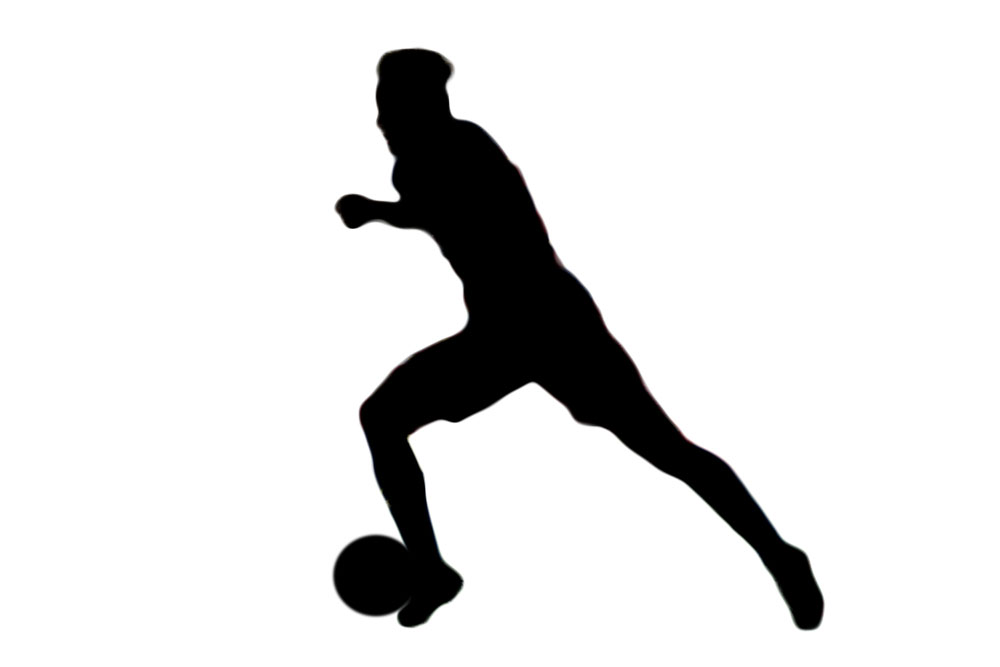
#> input picture images/neymar3.jpg, 1000 x 667 px
$ python contornos.py
#> lines starting #> are read from the running program, lines starting #| are printed output that depends on the picture; after the words box and inside, x2 and y2 are one past the last pixel; in counts of white or black regions, pixels touching at a corner belong together
import cv2
import numpy as np
import matplotlib.pyplot as plt
import pandas as pd
import ani
import os

print(os.getcwd())
im = cv2.imread('images/neymar3.jpg')
#> im is the input picture: shape (667, 1000, 3); mean B, G, R 225.7, 225.7, 225.8
imgray = cv2.cvtColor(im,cv2.COLOR_BGR2GRAY)
ret,thresh = cv2.threshold(imgray,127,255,0)
#> thresh: shape (667, 1000); 88.5% white; 1 black region
contours, hierarchy = cv2.findContours(thresh,cv2.RETR_TREE,cv2.CHAIN_APPROX_SIMPLE)
#> contours = 2 contours; box (x1, y1, x2, y2) and area: (0, 0, 1000, 667) 665334, (332, 48, 825, 631) 77764

#Darwing
cv2.drawContours(im, contours, -1, (0,255,0), 3)
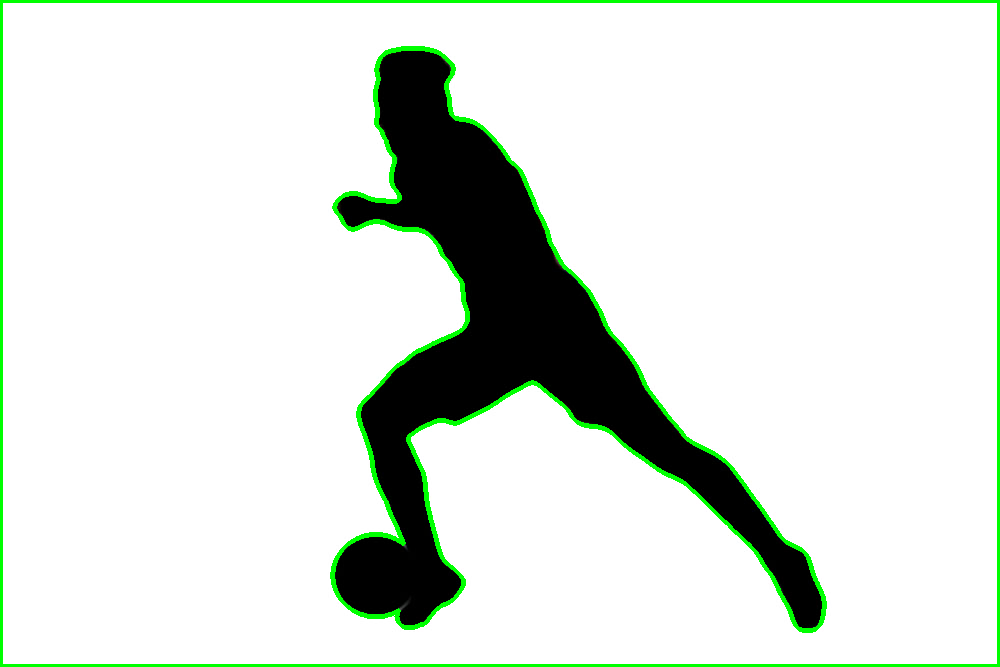
#> im: shape (667, 1000, 3); 3.13% of pixels changed, all inside (x1, y1, x2, y2) = (0, 0, 1000, 667)
cv2.imshow('image',im)
cv2.waitKey(0)
cv2.destroyAllWindows()

#> (the run stopped early here; a loop or call above may not have finished)

$ run again, with images/neymar2.jpg copied over images/neymar3.jpg
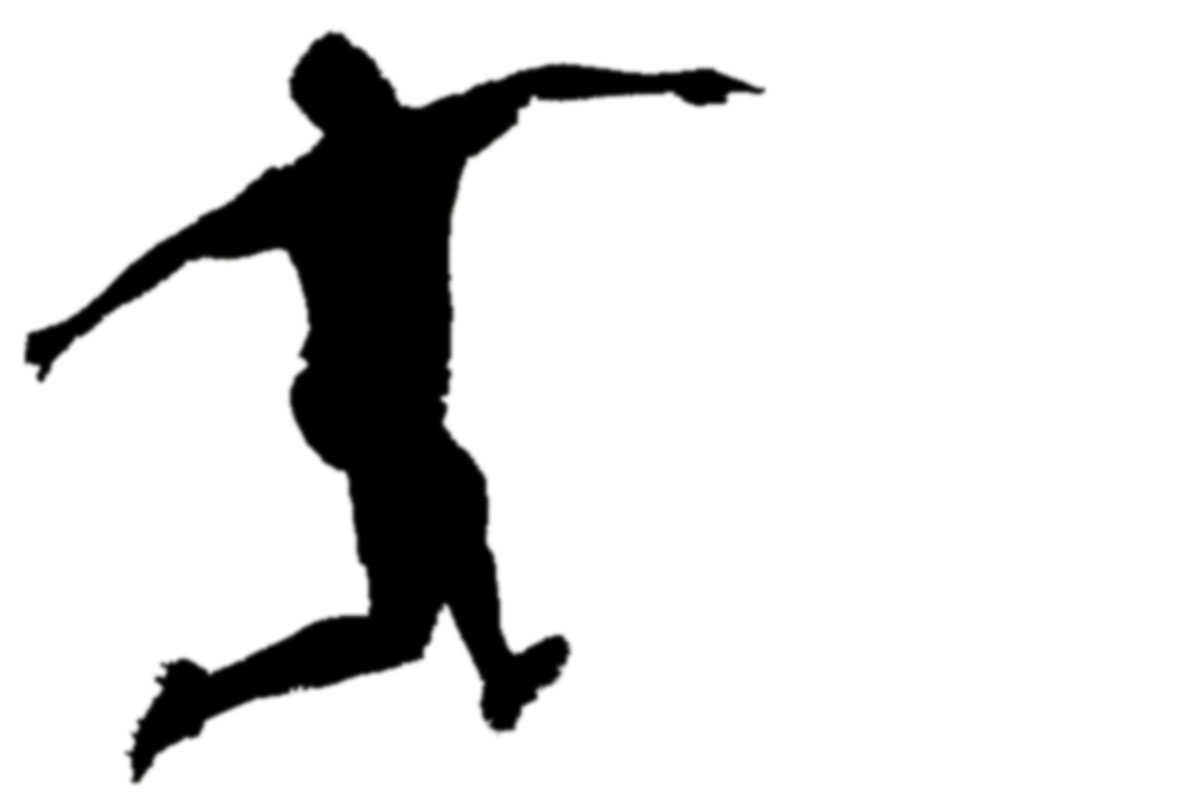
#> input picture images/neymar2.jpg, 1200 x 800 px
#> im is the input picture: shape (800, 1200, 3); mean B, G, R 221.2, 221.3, 221.3
#> `ret,thresh = cv2.threshold(imgray,127,255,0)`:
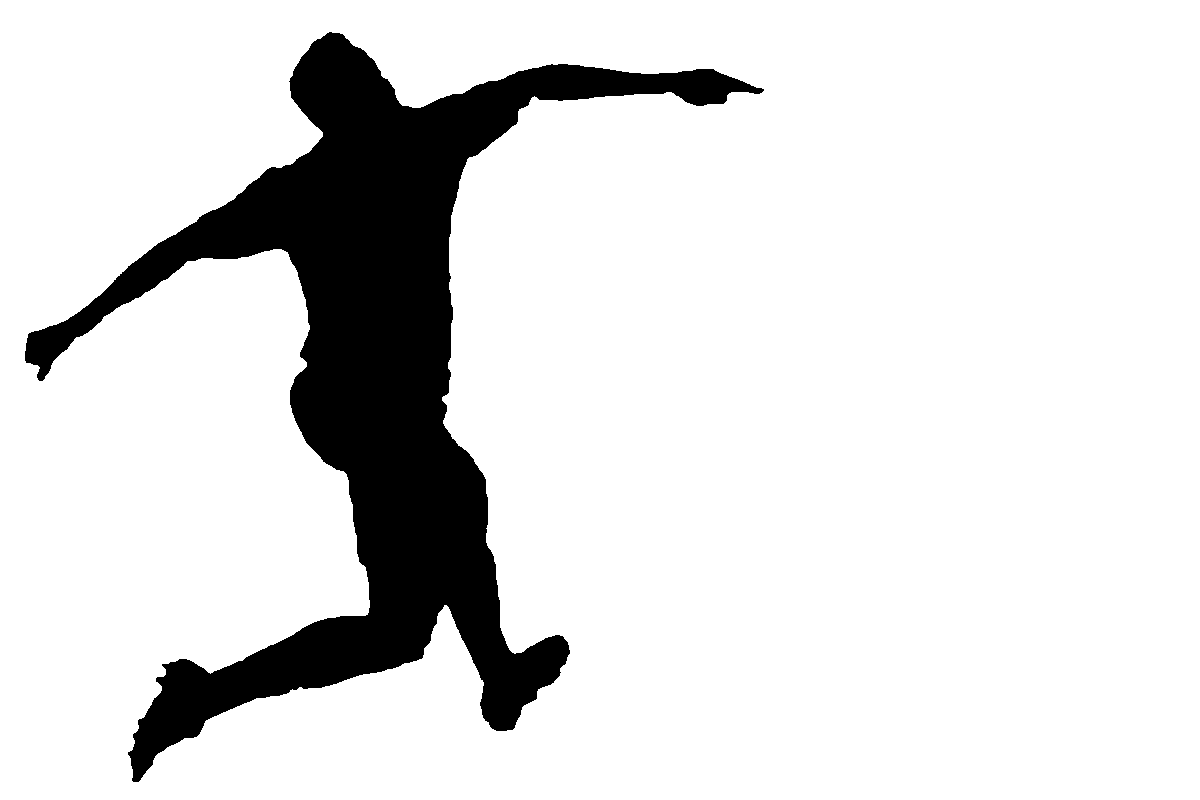
#> thresh: shape (800, 1200); 86.8% white; 1 black region
#> contours = 2 contours; box (x1, y1, x2, y2) and area: (0, 0, 1200, 800) 958001, (24, 31, 765, 783) 128597
#> `cv2.drawContours(im, contours, -1, (0,255,0), 3)`:
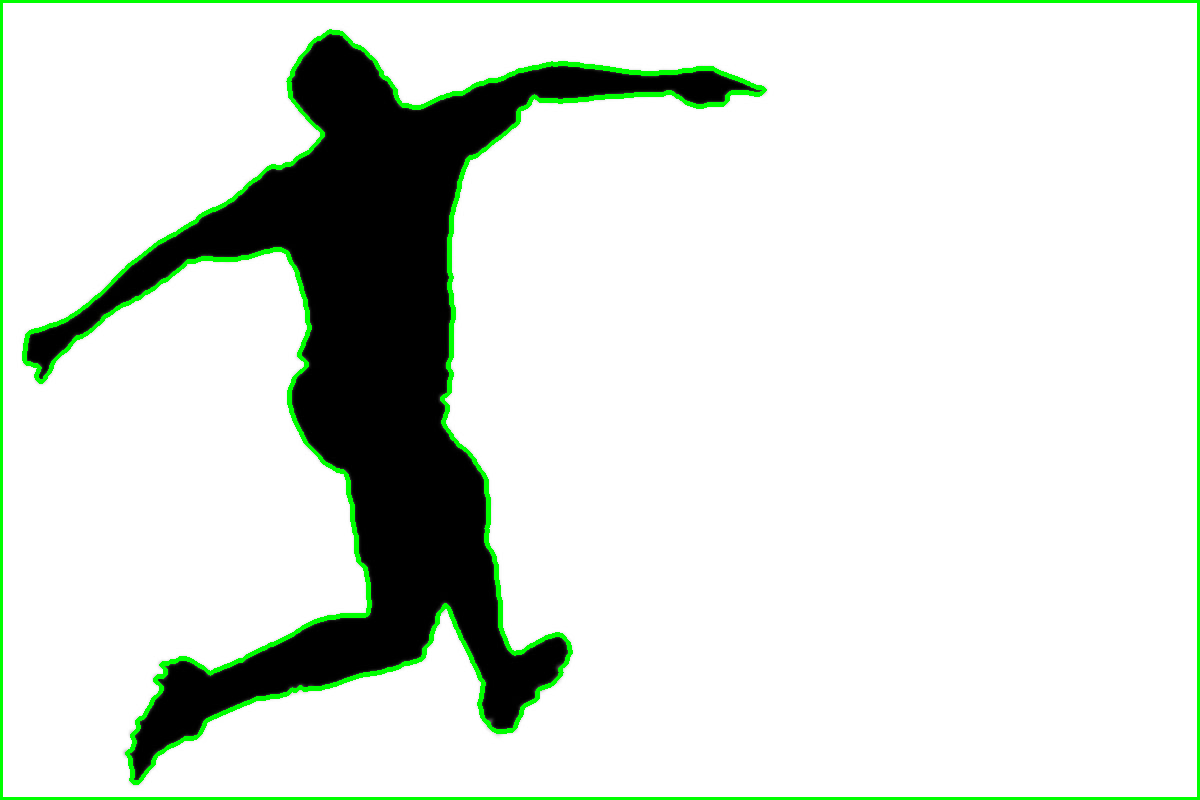
#> im: shape (800, 1200, 3); 3.01% of pixels changed, all inside (x1, y1, x2, y2) = (0, 0, 1200, 800)

$ run again, with images/violao2.jpg copied over images/neymar3.jpg
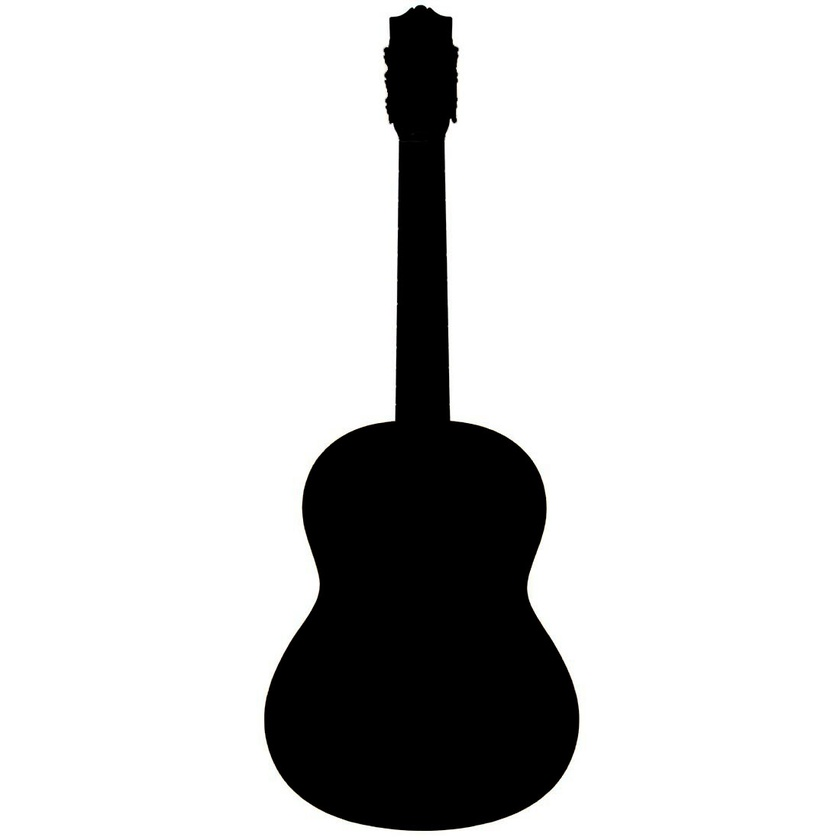
#> input picture images/violao2.jpg, 840 x 840 px, shrunk from 1100 x 1100 before the run
#> im is the input picture: shape (840, 840, 3); mean B, G, R 210.7, 210.7, 210.7
#> thresh: shape (840, 840); 82.7% white; 1 black region
#> contours = 2 contours; box (x1, y1, x2, y2) and area: (0, 0, 840, 840) 703921, (263, 4, 580, 832) 123394
#> `cv2.drawContours(im, contours, -1, (0,255,0), 3)`:
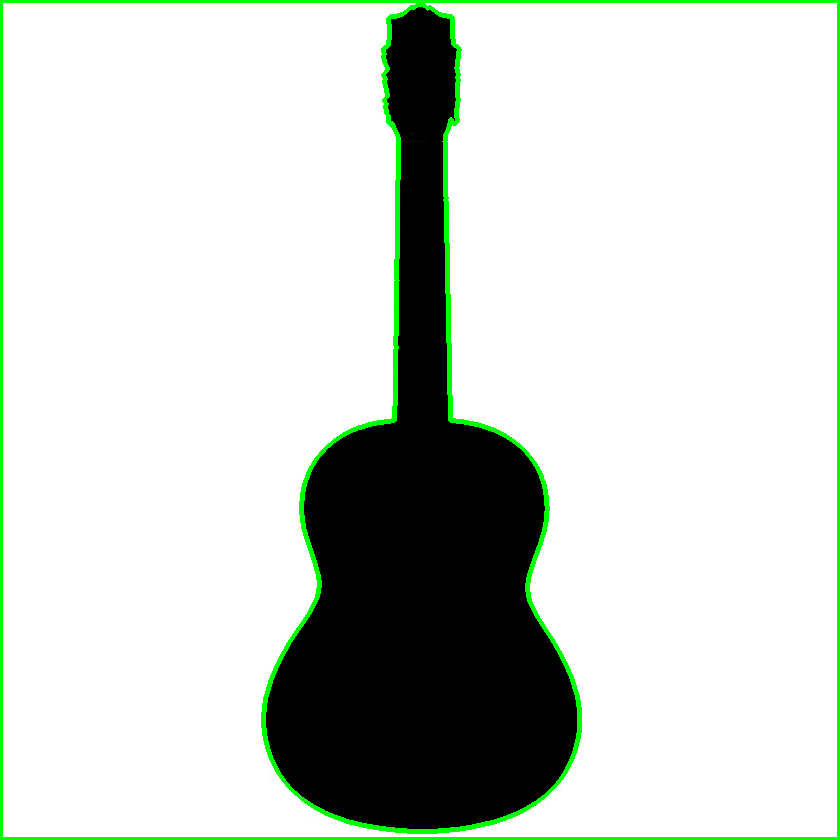
#> im: shape (840, 840, 3); 2.82% of pixels changed, all inside (x1, y1, x2, y2) = (0, 0, 840, 840)
